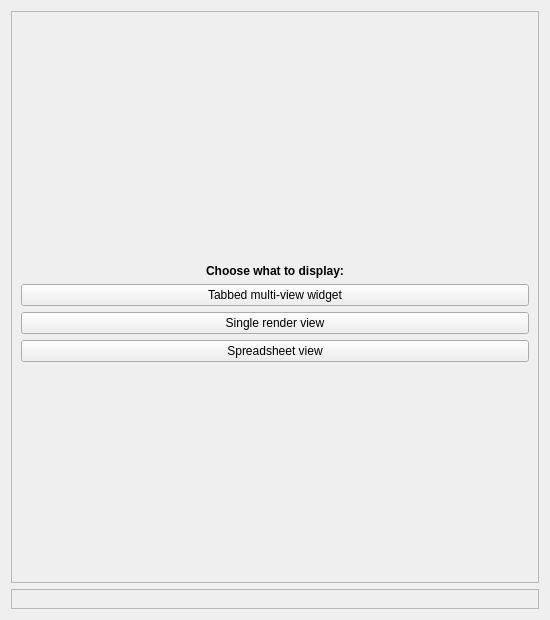
<?xml version="1.0" encoding="UTF-8"?>
<ui version="4.0">
 <class>ViewTab</class>
 <widget class="QWidget" name="ViewTab">
  <property name="geometry">
   <rect>
    <x>0</x>
    <y>0</y>
    <width>550</width>
    <height>620</height>
   </rect>
  </property>
  <property name="windowTitle">
   <string>Form</string>
  </property>
  <layout class="QVBoxLayout" name="verticalLayout_2">
   <item>
    <widget class="QFrame" name="frameButtons">
     <property name="frameShape">
      <enum>QFrame::StyledPanel</enum>
     </property>
     <property name="frameShadow">
      <enum>QFrame::Raised</enum>
     </property>
     <layout class="QVBoxLayout" name="verticalLayout">
      <item>
       <spacer name="verticalSpacer_2">
        <property name="orientation">
         <enum>Qt::Vertical</enum>
        </property>
        <property name="sizeHint" stdset="0">
         <size>
          <width>20</width>
          <height>243</height>
         </size>
        </property>
       </spacer>
      </item>
      <item>
       <widget class="QLabel" name="label">
        <property name="font">
         <font>
          <weight>75</weight>
          <bold>true</bold>
         </font>
        </property>
        <property name="layoutDirection">
         <enum>Qt::LeftToRight</enum>
        </property>
        <property name="text">
         <string>Choose what to display:</string>
        </property>
        <property name="alignment">
         <set>Qt::AlignCenter</set>
        </property>
       </widget>
      </item>
      <item>
       <widget class="QPushButton" name="showTabbedButton">
        <property name="text">
         <string>Tabbed multi-view widget</string>
        </property>
       </widget>
      </item>
      <item>
       <widget class="QPushButton" name="singleViewButton">
        <property name="text">
         <string>Single render view</string>
        </property>
       </widget>
      </item>
      <item>
       <widget class="QPushButton" name="spreadsheetViewButton">
        <property name="text">
         <string>Spreadsheet view</string>
        </property>
       </widget>
      </item>
      <item>
       <spacer name="verticalSpacer">
        <property name="orientation">
         <enum>Qt::Vertical</enum>
        </property>
        <property name="sizeHint" stdset="0">
         <size>
          <width>20</width>
          <height>40</height>
         </size>
        </property>
       </spacer>
      </item>
     </layout>
    </widget>
   </item>
   <item>
    <widget class="QFrame" name="frameView">
     <property name="frameShape">
      <enum>QFrame::StyledPanel</enum>
     </property>
     <property name="frameShadow">
      <enum>QFrame::Raised</enum>
     </property>
     <layout class="QVBoxLayout" name="verticalLayoutView">
      <item>
       <widget class="QWidget" name="widget" native="true"/>
      </item>
     </layout>
    </widget>
   </item>
  </layout>
 </widget>
 <resources/>
 <connections>
  <connection>
   <sender>singleViewButton</sender>
   <signal>clicked()</signal>
   <receiver>ViewTab</receiver>
   <slot>insertSingleView()</slot>
   <hints>
    <hint type="sourcelabel">
     <x>170</x>
     <y>262</y>
    </hint>
    <hint type="destinationlabel">
     <x>170</x>
     <y>239</y>
    </hint>
   </hints>
  </connection>
  <connection>
   <sender>showTabbedButton</sender>
   <signal>clicked()</signal>
   <receiver>ViewTab</receiver>
   <slot>insertMultiView()</slot>
   <hints>
    <hint type="sourcelabel">
     <x>170</x>
     <y>234</y>
    </hint>
    <hint type="destinationlabel">
     <x>170</x>
     <y>239</y>
    </hint>
   </hints>
  </connection>
  <connection>
   <sender>spreadsheetViewButton</sender>
   <signal>clicked()</signal>
   <receiver>ViewTab</receiver>
   <slot>insertSpreadsheetView()</slot>
   <hints>
    <hint type="sourcelabel">
     <x>89</x>
     <y>286</y>
    </hint>
    <hint type="destinationlabel">
     <x>274</x>
     <y>309</y>
    </hint>
   </hints>
  </connection>
 </connections>
 <slots>
  <slot>insertMultiView()</slot>
  <slot>insertSingleView()</slot>
  <slot>insertSpreadsheetView()</slot>
 </slots>
</ui>
